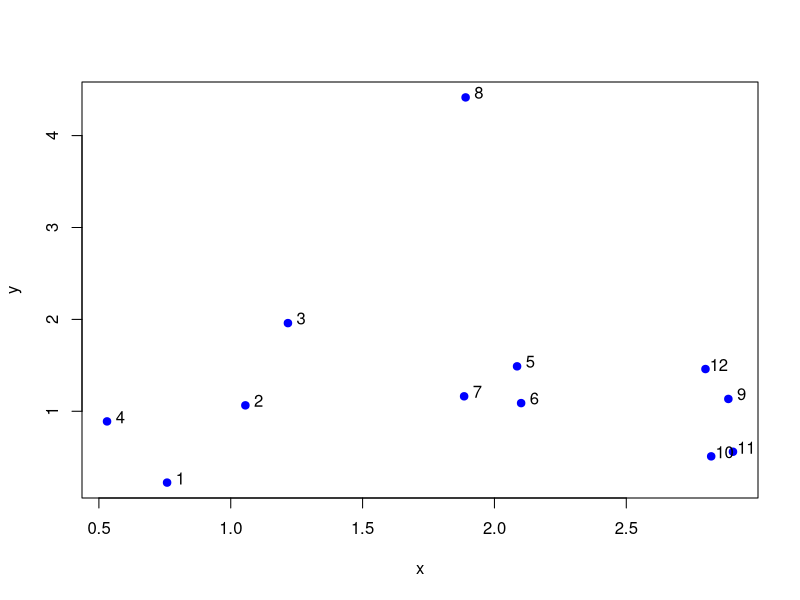
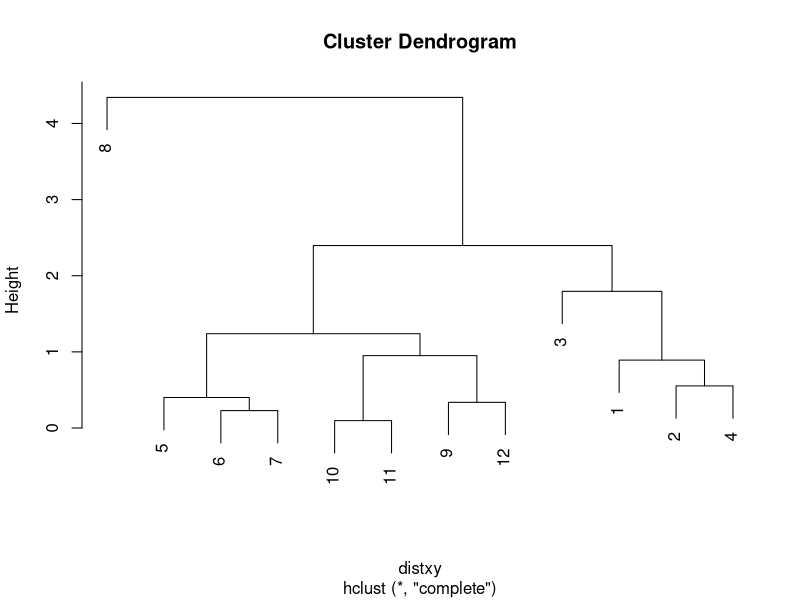
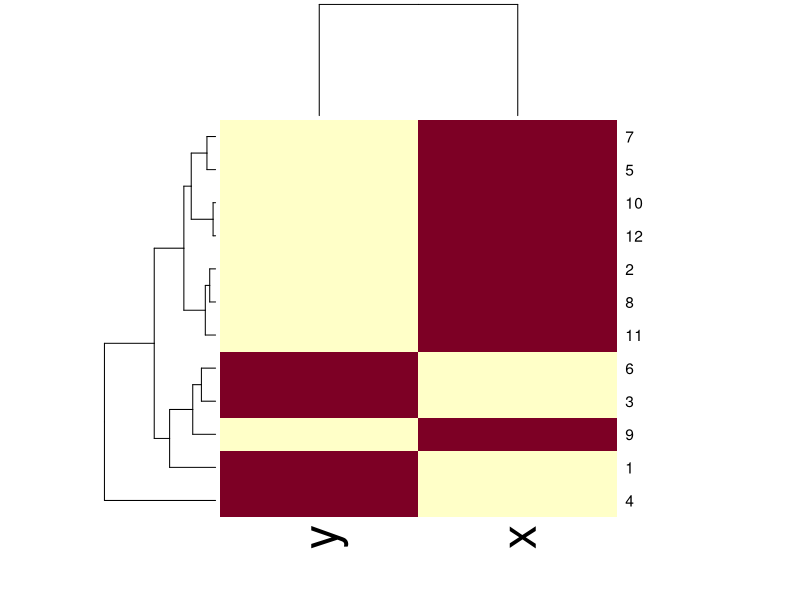
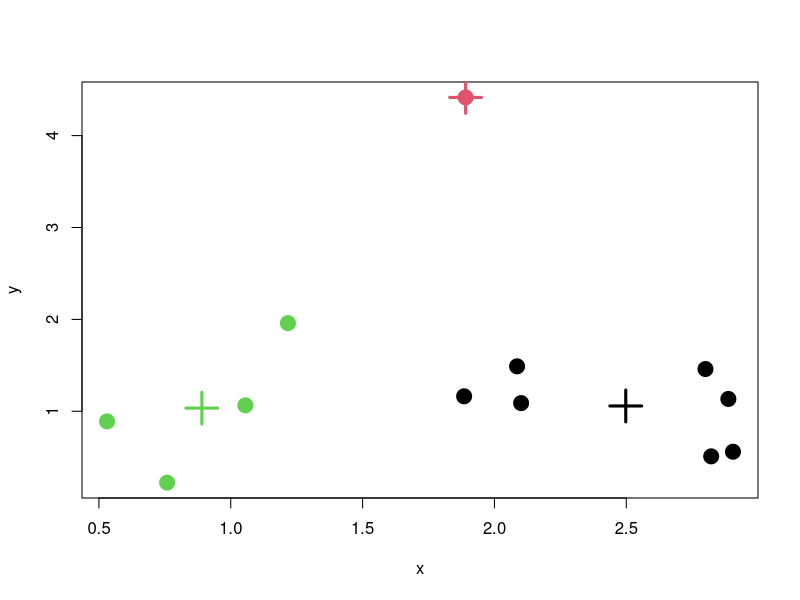
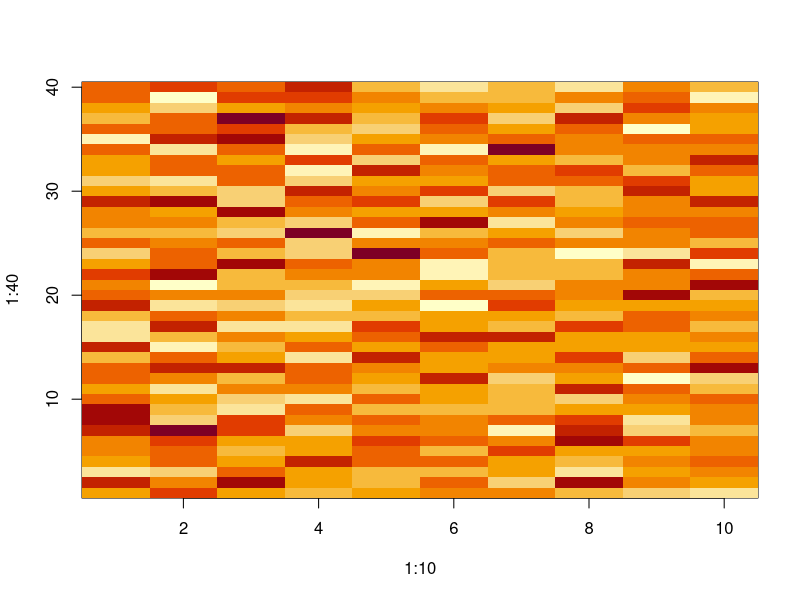
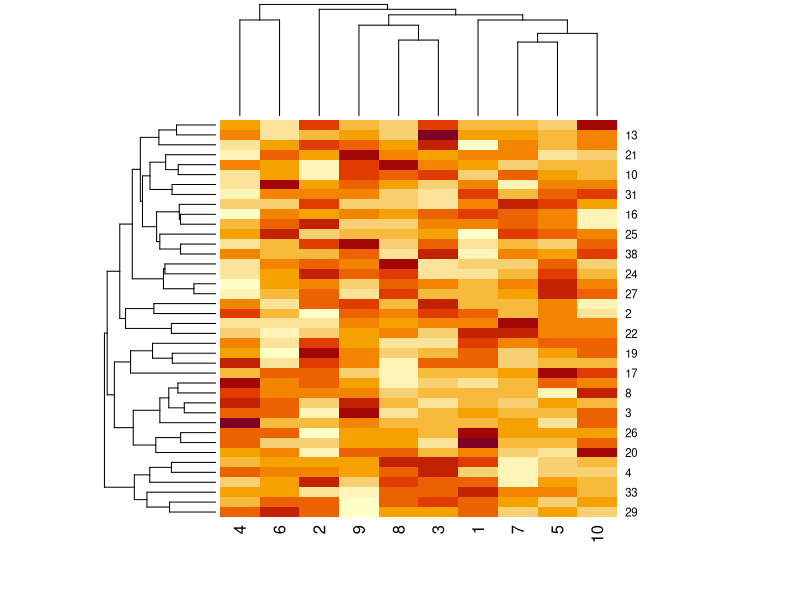
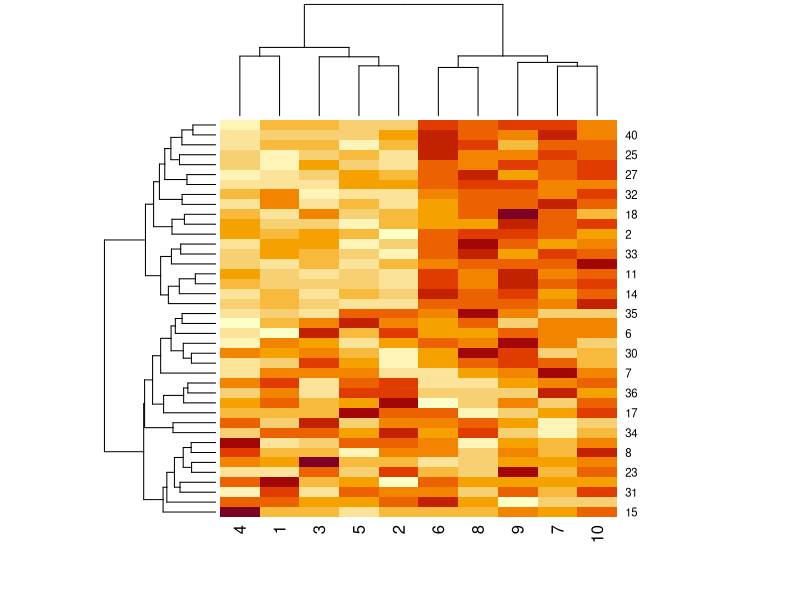
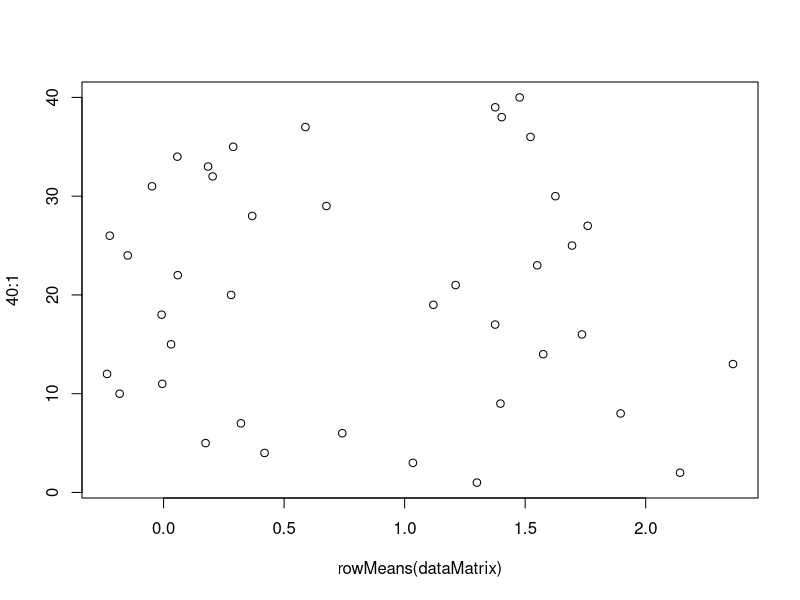

Write R code to recreate these figures, in order.
set.seed(1234)
x <- rnorm(12, mean=rep(1:3, each = 4), sd=0.2)
y <- rnorm(12, mean=rep(c(1,2,1), each = 4, sd=0.2))
plot(x, y, col = "blue", pch = 19, cex = 1)
text(x + 0.05, y + 0.05, labels = as.character(1:12))
df <- data.frame(x = x, y = y)
distxy <- dist(df)
hclustxy <- hclust(distxy)
plot(hclustxy)
dataMatrix <- as.matrix(df)[sample(1:12), ]
heatmap(dataMatrix)

kmeansObj <- kmeans(df, centers = 3)
kmeansObj$cluster

df$k <- kmeansObj$cluster
plot(x, y, col = kmeansObj$cluster, pch = 19, cex = 2)
points(kmeansObj$centers, col = 1:3, pch = 3, cex = 3, lwd = 3)

set.seed(12345)
dataMatrix <- matrix(rnorm(400), nrow = 40)
image(1:10, 1:40, t(dataMatrix)[,nrow(dataMatrix):1])
heatmap(dataMatrix)

#add a pattern to the data
for(i in 1:40) {
        coinFlip <- rbinom(1, size = 1, prob = 0.5)
        if(coinFlip) {
                dataMatrix[i, ] <- dataMatrix[i, ] + rep(c(0,3), each = 5)
        }
}

heatmap(dataMatrix)
plot(rowMeans(dataMatrix), 40:1)


